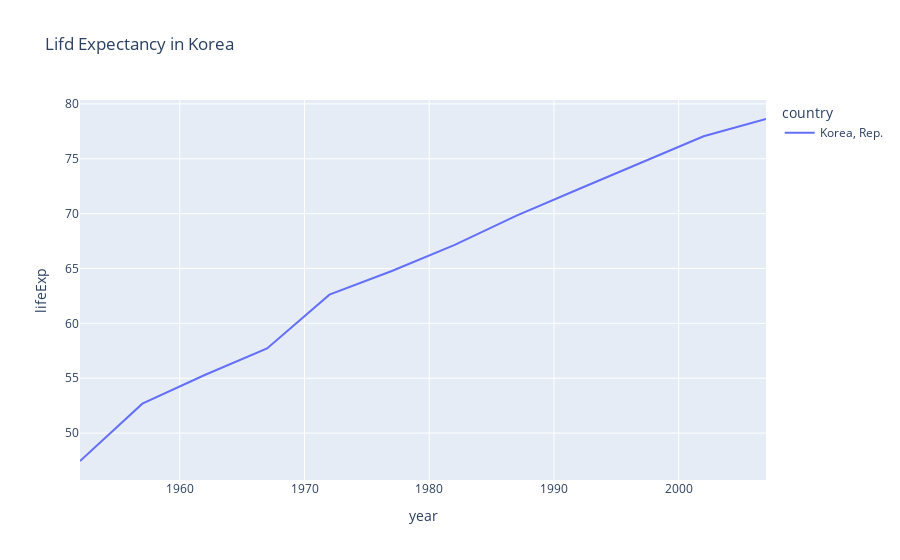

Source (notebook cell):
### Code cell
fig=px.line(df.query("country=='Korea, Rep.'"),x='year',y='lifeExp',color='country',title='Lifd Expectancy in Korea')
fig.show();

### Figure 1 — Plotly figure (JSON) as saved in the notebook; plotly's stock layout.template omitted (floating-point values rounded to 4 significant figures)
{"data": [{"hovertemplate": "country=Korea, Rep.<br>year=%{x}<br>lifeExp=%{y}<extra></extra>", "legendgroup": "Korea, Rep.", "line": {"color": "#636efa", "dash": "solid"}, "marker": {"symbol": "circle"}, "mode": "lines", "name": "Korea, Rep.", "orientation": "v", "showlegend": true, "type": "scatter", "x": [1952, 1957, 1962, 1967, 1972, 1977, 1982, 1987, 1992, 1997, 2002, 2007], "xaxis": "x", "y": [47.45, 52.68, 55.29, 57.72, 62.61, 64.77, 67.12, 69.81, 72.24, 74.65, 77.05, 78.62], "yaxis": "y"}], "layout": {"legend": {"title": {"text": "country"}, "tracegroupgap": 0}, "title": {"text": "Lifd Expectancy in Korea"}, "xaxis": {"anchor": "y", "domain": [0, 1], "title": {"text": "year"}}, "yaxis": {"anchor": "x", "domain": [0, 1], "title": {"text": "lifeExp"}}}}
